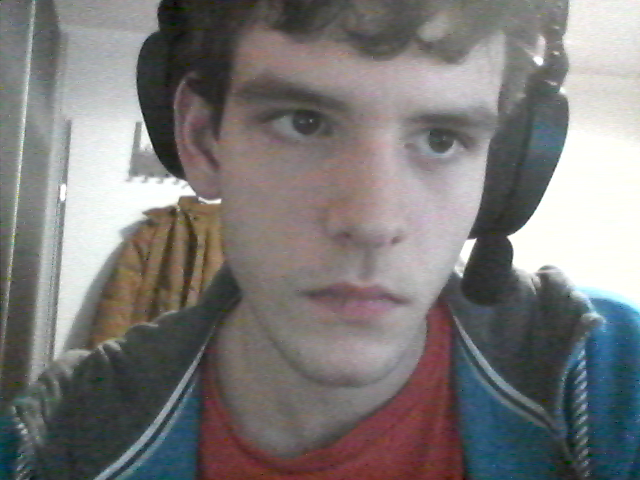
#> input picture PythonApplication1/opencv_frame_10.png, 640 x 480 px, given in place of the camera
$ python rubicColorDetection.py
#> lines starting #> are read from the running program, lines starting #| are printed output that depends on the picture; after the words box and inside, x2 and y2 are one past the last pixel; in counts of white or black regions, pixels touching at a corner belong together
#> further down, frame is the input picture: shape (480, 640, 3); mean B, G, R 120.7, 121.3, 123.8
from __future__ import print_function
import cv2
import numpy as np
from imutils import contours
import imutils
import math
import time


import imutils
from collections import deque
from imutils.video import VideoStream
import argparse

cam = cv2.VideoCapture(2)

cv2.namedWindow("test")

gammaBlue = 3
gammaYellow = 23
gammaOrange = 8
gammaRed = 28
gammaGreen = 0
gammaWhite = 13

def adjust_gamma(image, gamma=1.0):
	invGamma = 1.0 / gamma
	table = np.array([((i / 255.0) ** invGamma) * 255
		for i in np.arange(0, 256)]).astype("uint8")
	# apply gamma correction using the lookup table
	return cv2.LUT(image, table)

# [140 lines left out: functions test, test22method, cornerDedection, not called in this run]

def nothing(x):
    pass

# [13 lines left out: function test3method, not called in this run]

def test2method():
    pos = 10
    cv2.namedWindow('Farbig')
    cv2.createTrackbar('gamma', 'Farbig' , 10, 100, nothing)
    while True:
        #time.sleep(3)
        pos = cv2.getTrackbarPos('gamma','Farbig')
        pos = pos / 10
        if pos == 0:
            pos = 1
        ret, image = cam.read()
        cv2.flip(image, 1)
        original = image.copy()


        for gamma in np.arange(0.0, 3.5, 0.5):
	    # ignore when gamma is 1 (there will be no change to the image)
            if gamma == 1:
                continue

            # apply gamma correction and show the images
            adjusted = adjust_gamma(original, pos)
        #blurred = cv2.bilateralFilter(adjusted,9,75,75)
        #blurred = cv2.GaussianBlur(adjusted, (11, 11), 0)
        image = cv2.cvtColor(adjusted, cv2.COLOR_BGR2HSV)
#> image: shape (480, 640, 3); mean H, S, V 73.4, 40.7, 130.7
        #image = original
        cv2.imshow('image', image)
        mask = np.zeros(image.shape, dtype=np.uint8)

        #colors = {
        #    'r': ([141, 40, 40], [255, 255, 255]), #Red - x
        #    'b': ([110,50,50], [130,255,255]), #Blue - x
        #    'y': ([20, 100, 100], [30, 255, 255]), #Yellow
        #    'w': ([70, 10, 130], [180, 110, 255]), #White
        #    'g': ([36,0,0], [86,255,255]), #Green - x
        #    'o': ([5,50,50], [15, 255, 255]) #Orange
        #    }

        #colors = {
        #    'r': ([120,120,140], [180,250,200]), #Red - x
        #    'b': ([100,100,100], [130,255,255]), #Blue - x
        #    'y': ([20, 100, 100], [40, 255, 255]), #Yellow
        #    'w': ([70, 10, 130], [180, 110, 255]), #White
        #    'g': ([60,110,110], [100,220,250]), #Green - x
        #    'o': ([5, 150, 150], [15, 235, 250]) #Orange
        #    }

        colors ={
                    'w':([0, 0, 116], [180, 57, 255]),

                    #'Light-red':([0,38, 56], [10,255,255]),
                    'o':([10, 38, 71], [20, 255, 255]),
                    'y':([18, 28, 20], [33, 255, 255]),
                    'g':([36, 10, 33], [88, 255, 255]),
                    'b':([87,32, 17], [120, 255, 255]),
                    #'purple':([138, 66, 39], [155, 255, 255]),
                    'r':([170,112, 45], [180,255,255]),

                    #'black':([0, 0, 0], [179, 255, 50]),
                    }

        # Color threshold to find the squares
        open_kernel = cv2.getStructuringElement(cv2.MORPH_RECT, (7,7))
        close_kernel = cv2.getStructuringElement(cv2.MORPH_RECT, (5,5))
        #cv2.imshow('maskFarbig', mask)
        for color, (lower, upper) in colors.items():
            lower = np.array(lower, dtype=np.uint8)
            upper = np.array(upper, dtype=np.uint8)
            color_mask = cv2.inRange(image, lower, upper)
            color_mask = cv2.morphologyEx(color_mask, cv2.MORPH_OPEN, open_kernel, iterations=1)
            color_mask = cv2.morphologyEx(color_mask, cv2.MORPH_CLOSE, close_kernel, iterations=1)

            color_mask = cv2.merge([color_mask, color_mask, color_mask])
            mask = np.zeros(image.shape, dtype=np.uint8)
            mask = cv2.bitwise_or(mask, color_mask)
            print(color)
            gray = cv2.cvtColor(mask, cv2.COLOR_BGR2GRAY)
            dilate = cv2.dilate(gray, open_kernel, iterations=1);
            cnts = cv2.findContours(dilate, cv2.RETR_EXTERNAL, cv2.CHAIN_APPROX_SIMPLE)

            cnts = cnts[0] if len(cnts) == 2 else cnts[1]
            # Sort all contours from top-to-bottom or bottom-to-top
            contoursSquare = []
            if len(cnts) != 0:
                (cnts, _) = contours.sort_contours(cnts, method="top-to-bottom")
                cntsList = list(cnts)
                squares = 0;
                for c in cnts:
                    mom = cv2.moments(c)
                    area = cv2.contourArea(c)
                    arch = cv2.arcLength(c, True)
                    squareness = 4 * math.pi * area / math.pow(arch,2)
                    #print(squareness)
                    if squareness >= 0.65 and squareness <= 0.85 and area > 3000 and area < 10000:
                        contoursSquare.append(c)
                        squares+=1
                #for t in elementsToRemove:
                #    cntsList.remove(t)

            # Take each row of 3 and sort from left-to-right or right-to-left
            cube_rows = []
            row = []
            for (i, c) in enumerate(contoursSquare, 1):
                #row.clear
                row.append(c)

                #if i % 3 == 0:
                (contoursSquare, _) = contours.sort_contours(row, method="left-to-right")
                #cube_rows.clear
                cube_rows.append(row)
                row = []

             #Draw text
            number = 0
            for row in cube_rows:
                for c in row:
                    x,y,w,h = cv2.boundingRect(c)
                    cv2.rectangle(original, (x, y), (x + w, y + h), (36,255,12), 2)
                    cv2.putText(original, "{}".format(color), (x,y - 5), cv2.FONT_HERSHEY_SIMPLEX, 0.7, (255,255,255), 2)
                    number += 1
#> this loop made 6 passes
#> pass 1, in test2method, `color_mask = cv2.inRange(image, lower, upper)`:
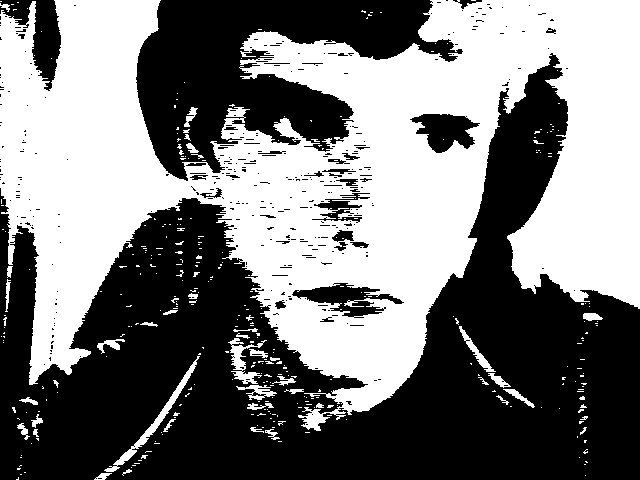
#> color_mask: shape (480, 640); 48.2% white; 347 white regions (305 under 20 px), largest, box (x1, y1, x2, y2) and area: (0, 0, 640, 431) 142521, (104, 356, 200, 472) 873, (228, 338, 267, 384) 581
#> pass 1, in test2method, `color_mask = cv2.morphologyEx(color_mask, cv2.MORPH_OPEN, open_kernel,..`:
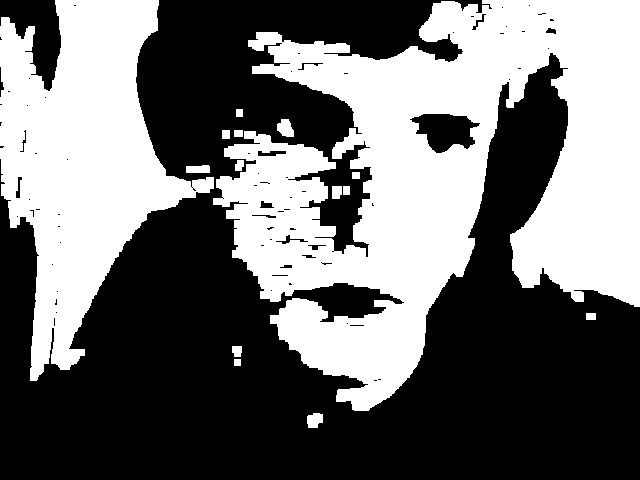
#> color_mask: shape (480, 640); 43.9% white; 15 white regions, largest, box (x1, y1, x2, y2) and area: (213, 0, 640, 411) 92989, (0, 0, 214, 381) 40603, (277, 119, 294, 137) 226
#> pass 1, in test2method, `color_mask = cv2.morphologyEx(color_mask, cv2.MORPH_CLOSE, close_kerne..`:
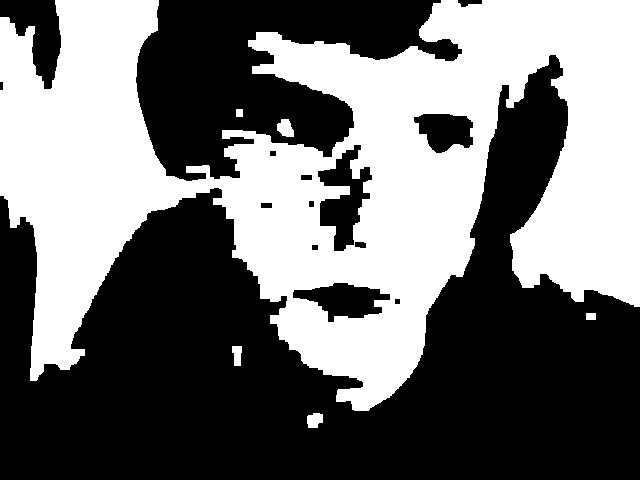
#> color_mask: shape (480, 640); 44.6% white; 6 white regions, box (x1, y1, x2, y2) and area: (0, 0, 640, 411) 136198, (277, 119, 294, 137) 226, (307, 413, 323, 428) 196, (232, 346, 242, 366) 161, (586, 313, 596, 320) 70, (236, 109, 243, 117) 56
#> after the loop:
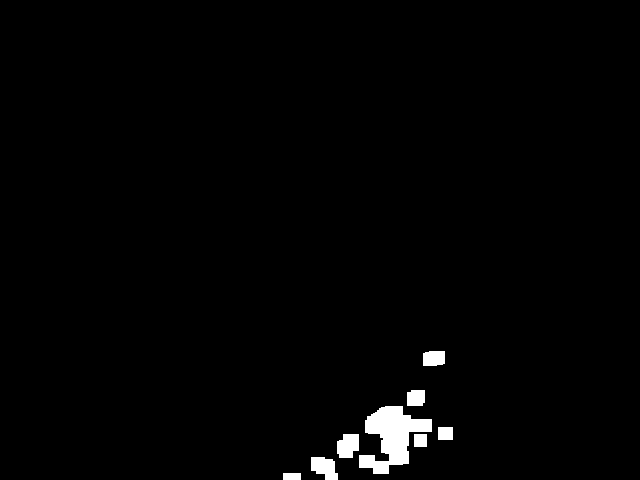
#> dilate: shape (480, 640); 1.5% white; 8 white regions, largest, box (x1, y1, x2, y2) and area: (359, 406, 432, 474) 2518, (311, 457, 338, 480) 450, (337, 434, 359, 458) 440
#> after the loop:
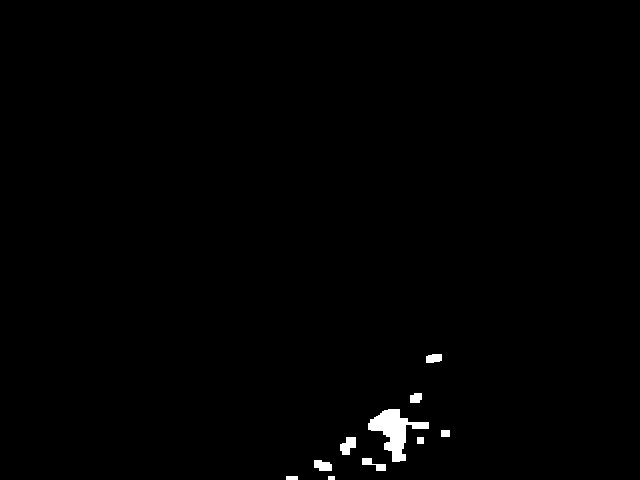
#> gray: shape (480, 640); 0.73% white; 10 white regions, largest, box (x1, y1, x2, y2) and area: (368, 409, 429, 462) 1318, (340, 437, 356, 455) 200, (314, 460, 332, 471) 159
#> after the loop: mask: shape (480, 640, 3); mean H, S, V 1.9, 1.9, 1.9
#> after the loop, squares = 0
        cv2.imshow('mask', mask)
        cv2.imwrite('mask.png', mask)
        cv2.imshow('Farbig', original)

        cv2.waitKey(1)

# [130 lines left out: functions getColorFront, getTestColorFront, not called in this run]
        #return cubeletsPositions
        #return 'wowgybwyogygybyoggrowbrgywrborwggybrbwororbwborgowryby'


while True:
    ret, frame = cam.read()
    #cv2.imshow("test", frame)
    #cornerDedection()
    test2method()
    #test()
    if not ret:
        break
    k = cv2.waitKey(1)

    if k%256 == 27:
        # ESC pressed
        print("Escape hit, closing...")
        break
    if k%256 == 8:
        test22method()
    #if k%256 == 13:
    #    #enter pressed

    elif k%256 == 32:
        # SPACE pressed
        while True:
            ret, frame = cam.read()
            cv2.imwrite("C:\\Users\\User\\Desktop\\test.bmp", frame)
            image = cv2.imread('C:\\Users\\User\\Desktop\\test.bmp')
            cv2.flip(image, 1)
            original = image.copy()
            image = cv2.cvtColor(image, cv2.COLOR_BGR2HSV)
            mask = np.zeros(image.shape, dtype=np.uint8)

            colors = {
                'blue': ([69, 120, 100], [179, 255, 255]), #Blue
                'red': ([155, 25, 0], [179, 255, 255]), #Red
                'yellow': ([15, 0, 0], [36, 255, 255]) #Yellow
                }

            # Color threshold to find the squares
            open_kernel = cv2.getStructuringElement(cv2.MORPH_RECT, (7,7))
            close_kernel = cv2.getStructuringElement(cv2.MORPH_RECT, (5,5))
            for color, (lower, upper) in colors.items():
                lower = np.array(lower, dtype=np.uint8)
                upper = np.array(upper, dtype=np.uint8)
                color_mask = cv2.inRange(image, lower, upper)
                color_mask = cv2.morphologyEx(color_mask, cv2.MORPH_OPEN, open_kernel, iterations=1)
                color_mask = cv2.morphologyEx(color_mask, cv2.MORPH_CLOSE, close_kernel, iterations=5)

                color_mask = cv2.merge([color_mask, color_mask, color_mask])
                mask = cv2.bitwise_or(mask, color_mask)

            gray = cv2.cvtColor(mask, cv2.COLOR_BGR2GRAY)
            cnts = cv2.findContours(gray, cv2.RETR_EXTERNAL, cv2.CHAIN_APPROX_SIMPLE)
            cnts = cnts[0] if len(cnts) == 2 else cnts[1]
            # Sort all contours from top-to-bottom or bottom-to-top
            (cnts, _) = contours.sort_contours(cnts, method="top-to-bottom")

            # Take each row of 3 and sort from left-to-right or right-to-left
            cube_rows = []
            row = []
            for (i, c) in enumerate(cnts, 1):
                row.append(c)
                if i % 3 == 0:
                    (cnts, _) = contours.sort_contours(row, method="left-to-right")
                    cube_rows.append(cnts)
                    row = []

            # Draw text
            number = 0
            for row in cube_rows:
                for c in row:
                    x,y,w,h = cv2.boundingRect(c)
                    cv2.rectangle(original, (x, y), (x + w, y + h), (36,255,12), 2)
                    cv2.putText(original, "#{}".format(number + 1), (x,y - 5), cv2.FONT_HERSHEY_SIMPLEX, 0.7, (255,255,255), 2)
                    number += 1

            #cv2.imshow('mask', mask)
            cv2.imwrite('mask.png', mask)
            cv2.imshow('original', original)

            cv2.waitKey(0)

cam.release()
cv2.destroyAllWindows()
